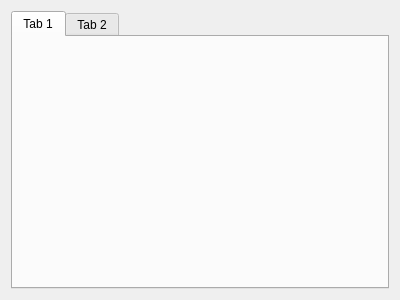
<?xml version="1.0" encoding="UTF-8"?>
<ui version="4.0">
 <class>TileSheetWidgetUI</class>
 <widget class="QWidget" name="TileSheetWidgetUI">
  <property name="geometry">
   <rect>
    <x>0</x>
    <y>0</y>
    <width>400</width>
    <height>300</height>
   </rect>
  </property>
  <property name="windowTitle">
   <string>Form</string>
  </property>
  <layout class="QGridLayout" name="gridLayout">
   <item row="0" column="0">
    <widget class="QTabWidget" name="tabWidget">
     <widget class="QWidget" name="tab">
      <attribute name="title">
       <string>Tab 1</string>
      </attribute>
     </widget>
     <widget class="QWidget" name="tab_2">
      <attribute name="title">
       <string>Tab 2</string>
      </attribute>
     </widget>
    </widget>
   </item>
  </layout>
 </widget>
 <resources/>
 <connections/>
</ui>
